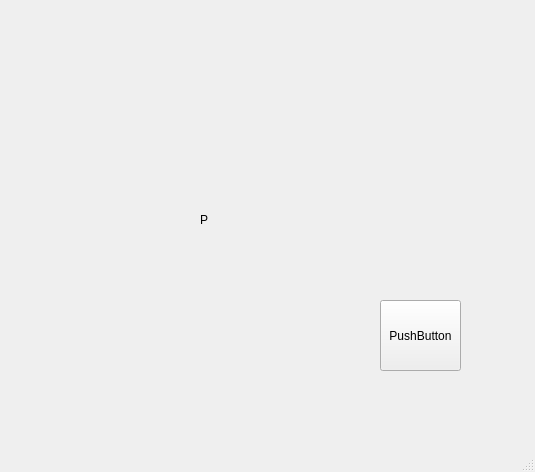
<?xml version="1.0" encoding="UTF-8"?>
<ui version="4.0">
 <class>MainWindow</class>
 <widget class="QMainWindow" name="MainWindow">
  <property name="enabled">
   <bool>true</bool>
  </property>
  <property name="geometry">
   <rect>
    <x>0</x>
    <y>0</y>
    <width>535</width>
    <height>472</height>
   </rect>
  </property>
  <property name="windowTitle">
   <string>MainWindow</string>
  </property>
  <widget class="QWidget" name="centralwidget">
   <widget class="QPushButton" name="pushButton">
    <property name="geometry">
     <rect>
      <x>380</x>
      <y>300</y>
      <width>81</width>
      <height>71</height>
     </rect>
    </property>
    <property name="text">
     <string>PushButton</string>
    </property>
   </widget>
   <widget class="QLabel" name="label_2">
    <property name="geometry">
     <rect>
      <x>200</x>
      <y>200</y>
      <width>80</width>
      <height>40</height>
     </rect>
    </property>
    <property name="text">
     <string>P</string>
    </property>
   </widget>
  </widget>
  <widget class="QMenuBar" name="menubar">
   <property name="geometry">
    <rect>
     <x>0</x>
     <y>0</y>
     <width>535</width>
     <height>22</height>
    </rect>
   </property>
  </widget>
  <widget class="QStatusBar" name="statusbar"/>
 </widget>
 <resources/>
 <connections/>
</ui>
